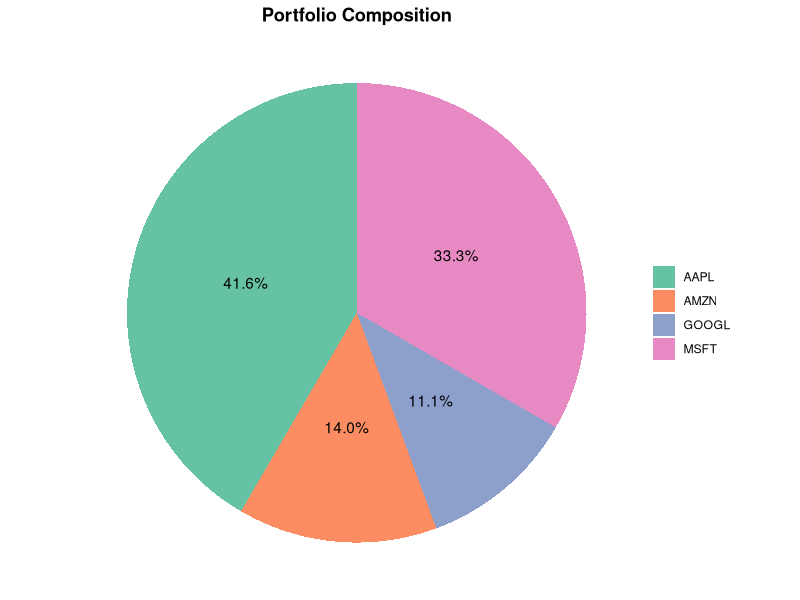
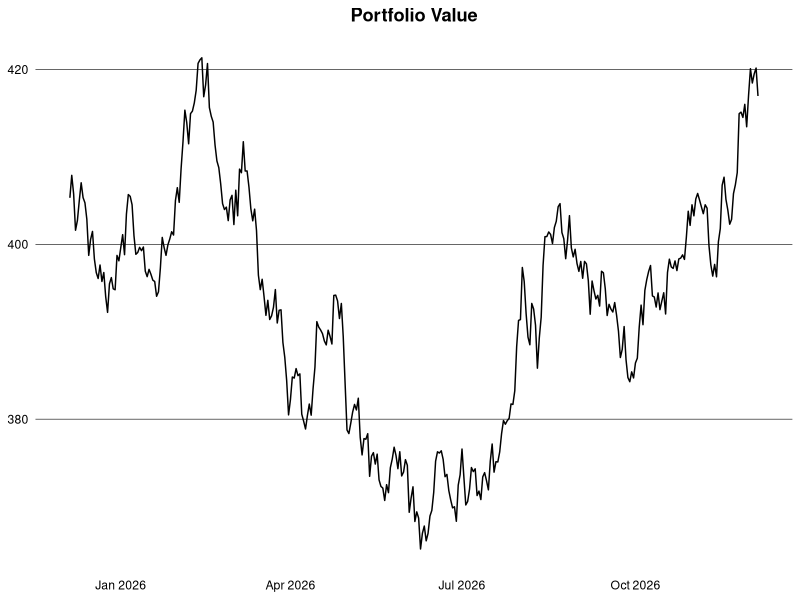
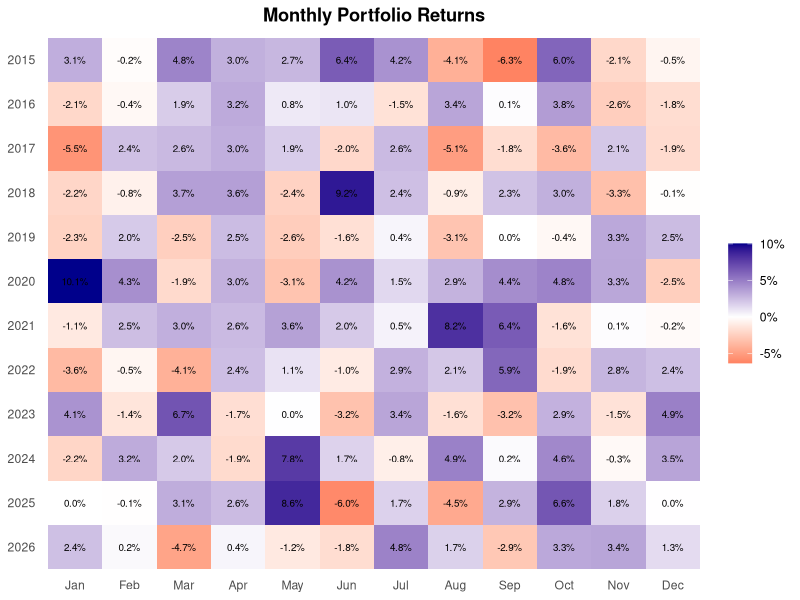
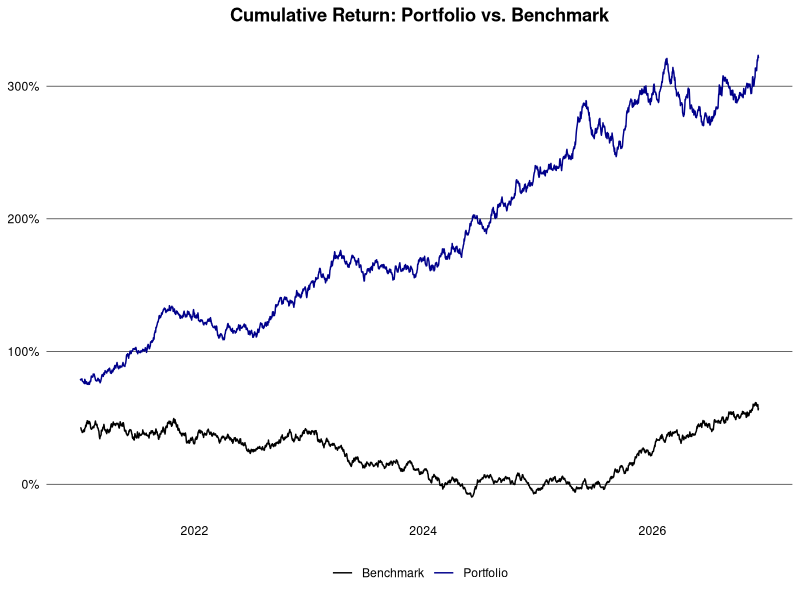
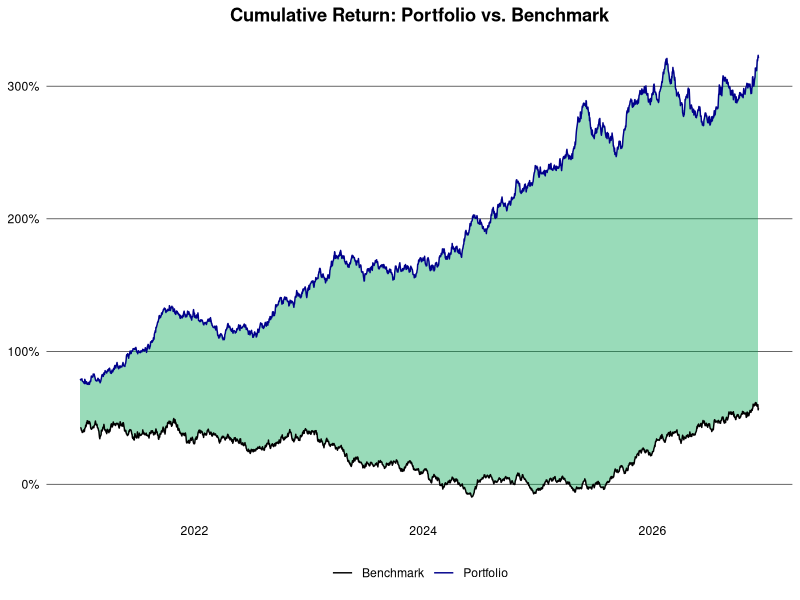
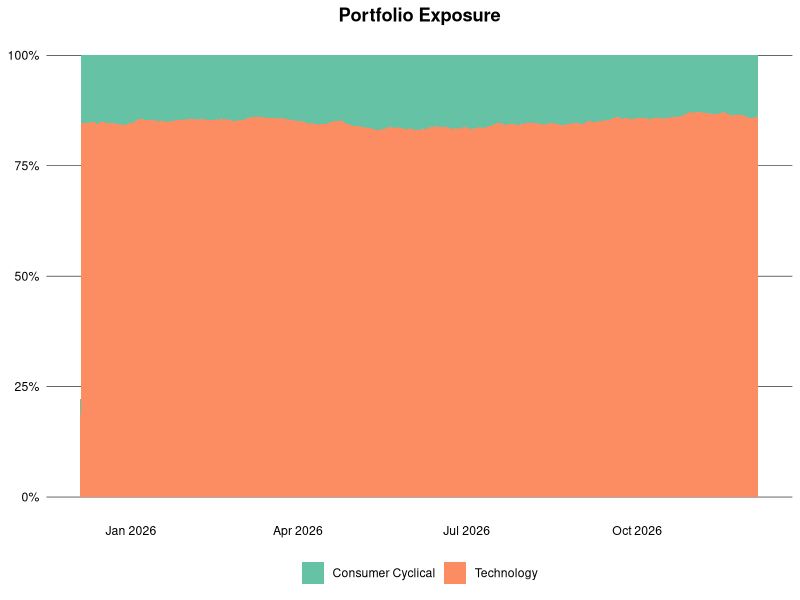

The R source for these figures, in order: (Note: this script raises an error after producing the figures.)
## ---- chunk 1
#| message: false
library(clock)
library(data.table)
library(ggplot2)
options(datatable.week = "sequential")
## ---- chunk 2
set.seed(1994)

generate_prices = function(ticker, start_date, end_date) {
  dates = seq(as.Date(start_date), as.Date(end_date), by = "1 day")
  n = length(dates)
  prices = cumprod(1 + rnorm(n, mean = 0.0005, sd = 0.01)) * 100
  data.table(ticker = ticker, date = dates, price = prices)
}

generate_benchmark = function(start_date, end_date) {
  dates = seq(as.Date(start_date), as.Date(end_date), by = "1 day")
  n = length(dates)
  prices = cumprod(1 + rnorm(n, mean = 0.0003, sd = 0.008)) * 3000
  data.table(ticker = "SP500", date = dates, price = prices)
}

ticker = c("AAPL", "GOOGL", "MSFT", "AMZN")
start_date = "2015-01-01"
end_date = Sys.Date()

dt = rbindlist(lapply(ticker, generate_prices, start_date, end_date))
alloc = data.table(
  ticker = ticker,
  weight = c(0.4, 0.3, 0.2, 0.1),
  sector = c("Technology", "Technology", "Technology", "Consumer Cyclical"),
  country = c("USA", "USA", "USA", "USA")
)
dt = dt[alloc, on = "ticker"]
head(dt)
## ---- chunk 3
holdings = dt |>
  _[,
    .(start_price = first(price), current_price = last(price), weight = first(weight)),
    by = ticker
  ] |>
  _[, let(
    value = current_price * weight,
    abs_change = current_price - start_price,
    rel_change = current_price / start_price - 1
  )] |>
  _[, rel_weight := value / sum(value)]
head(holdings)
## ---- chunk 4
#| dpi = 300
ggplot(holdings, aes(x = "", y = rel_weight, fill = ticker)) +
  geom_col(width = 1) +
  coord_polar(theta = "y") +
  geom_text(
    aes(label = scales::percent(rel_weight, accuracy = 0.1)),
    position = position_stack(vjust = 0.5)
  ) +
  scale_fill_brewer(palette = "Set2") +
  labs(title = "Portfolio Composition") +
  theme_void() +
  theme(
    plot.title = element_text(face = "bold", hjust = 0.5),
    legend.title = element_blank()
  )
## ---- chunk 5
logret = function(x) {
  x = log(x)
  x - shift(x)
}

dt = dt |>
  setorder(ticker, date) |>
  _[, let(ret = price / shift(price) - 1, log_ret = logret(price)), by = ticker] |>
  na.omit("ret") |>
  _[, let(wret = ret * weight, value = price * weight)]
head(dt)
## ---- chunk 6
#| dpi = 300
dt |>
  _[date >= add_months(end_date, -12L), .(value = sum(value)), by = date] |>
  ggplot(aes(x = date, y = value)) +
  geom_line() +
  theme_minimal() +
  theme(
    plot.title = element_text(face = "bold", hjust = 0.5),
    panel.grid.major.y = element_line(color = "black", linewidth = 0.2),
    panel.grid.major.x = element_blank(),
    panel.grid.minor = element_blank(),
    axis.text = element_text(color = "black"),
    axis.title = element_blank()
  ) +
  labs(title = "Portfolio Value")
## ---- chunk 7
ret_week = dt[, .(ret = prod(1 + ret) - 1), by = .(ticker, year(date), week(date))]
ret_month = dt[, .(ret = prod(1 + ret) - 1), by = .(ticker, yearmon(date))]
ret_year = dt[, .(ret = prod(1 + ret) - 1), by = .(ticker, year(date))]
head(ret_year)
## ---- chunk 8
port_daily = dt[, .(ret = sum(wret)), by = date]
port_ret_week = port_daily[, .(ret = prod(1 + ret) - 1), by = .(year(date), week(date))]
port_ret_month = port_daily[, .(ret = prod(1 + ret) - 1), by = .(yearmon(date))]
port_ret_year = port_daily[, .(ret = prod(1 + ret) - 1), by = year(date)]
head(port_ret_year)
## ---- chunk 9
#| dpi = 300
port_ret_month_dt = port_daily[,
  .(ret = prod(1 + ret) - 1),
  by = .(year = year(date), month = month(date))
]

ggplot(
  port_ret_month_dt,
  aes(x = factor(month), y = factor(year, levels = rev(unique(year))), fill = ret)
) +
  geom_tile() +
  geom_text(aes(label = scales::percent(ret, accuracy = 0.1)), size = 2.5) +
  scale_fill_gradient2(
    low = "#FF0000",
    mid = "white",
    high = "darkblue",
    midpoint = 0,
    labels = scales::label_percent()
  ) +
  scale_x_discrete(labels = month.abb) +
  labs(title = "Monthly Portfolio Returns") +
  theme_minimal() +
  theme(
    plot.title = element_text(face = "bold", hjust = 0.5),
    axis.title = element_blank(),
    panel.grid = element_blank(),
    legend.title = element_blank()
  )
## ---- chunk 10
bmr = generate_benchmark(start_date, end_date) |>
  setorder(date) |>
  _[, ret := price / shift(price) - 1] |>
  na.omit("ret")

port = dt |>
  _[, .(ret = sum(wret), ticker = "Portfolio"), by = date] |>
  rbind(bmr[, .(ticker, date, ret)]) |>
  setorder(ticker, date) |>
  _[, cum_ret := cumprod(1 + ret) - 1, by = ticker] |>
  _[, ticker := replace(ticker, ticker != "Portfolio", "Benchmark")]
## ---- chunk 11
#| dpi = 300
port |>
  _[date > "2021-01-01"] |>
  ggplot(aes(x = date, y = cum_ret, color = ticker)) +
  geom_line() +
  theme_minimal() +
  theme(
    plot.title = element_text(face = "bold", hjust = 0.5),
    panel.grid.major.y = element_line(color = "black", linewidth = 0.2),
    panel.grid.major.x = element_blank(),
    panel.grid.minor = element_blank(),
    axis.text = element_text(color = "black"),
    axis.title = element_blank(),
    legend.title = element_blank(),
    legend.position = "bottom"
  ) +
  scale_color_manual(values = c("Portfolio" = "darkblue", "Benchmark" = "black")) +
  scale_y_continuous(labels = scales::label_percent(accuracy = 1)) +
  labs(title = "Cumulative Return: Portfolio vs. Benchmark")
## ---- chunk 12
#| dpi = 300
perf = port |>
  dcast(date ~ ticker, value.var = "cum_ret") |>
  setnames(tolower) |>
  _[, diff := portfolio - benchmark]

perf |>
  _[date > "2021-01-01"] |>
  ggplot(aes(x = date)) +
  geom_ribbon(
    aes(
      ymin = pmin(portfolio, benchmark),
      ymax = pmax(portfolio, benchmark),
      fill = diff > 0
    ),
    alpha = 0.4,
    show.legend = FALSE
  ) +
  geom_line(aes(y = portfolio, color = "Portfolio")) +
  geom_line(aes(y = benchmark, color = "Benchmark")) +
  scale_color_manual(values = c("Portfolio" = "darkblue", "Benchmark" = "black")) +
  scale_fill_manual(values = c("TRUE" = "#00A651", "FALSE" = "#FF0000")) +
  scale_y_continuous(labels = scales::label_percent(accuracy = 1L)) +
  labs(title = "Cumulative Return: Portfolio vs. Benchmark") +
  theme_minimal() +
  theme(
    plot.title = element_text(face = "bold", hjust = 0.5),
    panel.grid.major.y = element_line(color = "black", linewidth = 0.2),
    panel.grid.major.x = element_blank(),
    panel.grid.minor = element_blank(),
    axis.text = element_text(color = "black"),
    axis.title = element_blank(),
    legend.title = element_blank(),
    legend.position = "bottom"
  )
## ---- chunk 13
exposure = dt |>
  _[, .(value = sum(value)), by = .(date, sector)] |>
  _[, weight := value / sum(value), by = date]
head(exposure)
## ---- chunk 14
#| dpi = 300
exposure |>
  _[date >= add_months(end_date, -12L)] |>
  ggplot(aes(x = date, y = weight, fill = sector)) +
  geom_area() +
  scale_y_continuous(labels = scales::label_percent()) +
  scale_fill_brewer(palette = "Set2") +
  labs(title = "Portfolio Exposure") +
  theme_minimal() +
  theme(
    plot.title = element_text(face = "bold", hjust = 0.5),
    panel.grid.major.y = element_line(color = "black", linewidth = 0.2),
    panel.grid.major.x = element_blank(),
    panel.grid.minor = element_blank(),
    axis.text = element_text(color = "black"),
    axis.title = element_blank(),
    legend.title = element_blank(),
    legend.position = "bottom"
  )
## ---- chunk 15
vola = dt |>
  _[, .(daily_vola = sd(log_ret)), by = .(ticker, year(date))] |>
  _[, let(
    weekly_vola = daily_vola * sqrt(5),
    monthly_vola = daily_vola * sqrt(21),
    yearly_vola = daily_vola * sqrt(252)
  )]
head(vola)
## ---- chunk 16
#| dpi = 300
window = 63L # ~3 months
port_daily = dt[, .(ret = sum(wret)), by = date]
port_daily[, roll_vola := frollsd(ret, window) * sqrt(252)]

port_daily |>
  na.omit("roll_vola") |>
  ggplot(aes(x = date, y = roll_vola)) +
  geom_line() +
  scale_y_continuous(labels = scales::label_percent()) +
  labs(title = "Rolling Annualized Volatility (63-day)") +
  theme_minimal() +
  theme(
    plot.title = element_text(face = "bold", hjust = 0.5),
    panel.grid.major.y = element_line(color = "black", linewidth = 0.2),
    panel.grid.major.x = element_blank(),
    panel.grid.minor = element_blank(),
    axis.text = element_text(color = "black"),
    axis.title = element_blank()
  )
## ---- chunk 17
rf = 0.04 / 252 # daily risk-free rate (assuming 4% annual)
port_daily = dt[, .(ret = sum(wret)), by = date]
sharpe = port_daily[, (mean(ret) - rf) / sd(ret) * sqrt(252)]
sharpe
## ---- chunk 18
sortino = port_daily[, (mean(ret) - rf) / sqrt(mean(pmin(ret - rf, 0)^2)) * sqrt(252)]
sortino
## ---- chunk 19
#| dpi = 300
port_daily[, roll_sharpe := (frollmean(ret, window) - rf) / frollsd(ret, window) * sqrt(252)]

port_daily |>
  na.omit("roll_sharpe") |>
  ggplot(aes(x = date, y = roll_sharpe)) +
  geom_line() +
  geom_hline(yintercept = 0, linewidth = 0.3) +
  labs(title = "Rolling Sharpe Ratio (63-day)") +
  theme_minimal() +
  theme(
    plot.title = element_text(face = "bold", hjust = 0.5),
    panel.grid.major.y = element_line(color = "black", linewidth = 0.2),
    panel.grid.major.x = element_blank(),
    panel.grid.minor = element_blank(),
    axis.text = element_text(color = "black"),
    axis.title = element_blank()
  )
## ---- chunk 20
port_daily[, .(VaR_95 = quantile(ret, 0.05), VaR_99 = quantile(ret, 0.01))]
## ---- chunk 21
port_daily[, .(
  CVaR_95 = mean(ret[ret <= quantile(ret, 0.05)]),
  CVaR_99 = mean(ret[ret <= quantile(ret, 0.01)])
)]
## ---- chunk 22
wgt = alloc$weight
cov_mat = dt |>
  dcast(date ~ ticker, value.var = "log_ret") |>
  _[, date := NULL] |>
  cov(use = "pairwise.complete.obs")
port_risk = as.numeric(sqrt(t(wgt) %*% cov_mat %*% wgt))
port_risk
## ---- chunk 23
drawdown = copy(dt) |>
  _[, cum_ret := cumprod(1 + ret) - 1, by = ticker] |>
  _[, drawdown := (1 + cum_ret) / cummax(1 + cum_ret) - 1, by = ticker]
head(drawdown)
## ---- chunk 24
drawdown = dt |>
  _[, .(wret = sum(wret)), by = date] |>
  _[, cum_ret := cumprod(1 + wret) - 1] |>
  _[, drawdown := (1 + cum_ret) / cummax(1 + cum_ret) - 1]
head(drawdown)
## ---- chunk 25
drawdown[drawdown < 0, .(min_drawdown = min(drawdown), avg_drawdown = mean(drawdown))]
## ---- chunk 26
calmar = port_daily[, (mean(ret) * 252) / abs(drawdown[, min(drawdown)])]
calmar
## ---- chunk 27
te = dt |>
  _[, .(port_ret = sum(wret)), by = date] |>
  _[bmr[, .(date, bmr_ret = ret)], on = "date", nomatch = NULL] |>
  _[, diff := port_ret - bmr_ret]

te[, .(
  daily_te = sd(diff),
  annual_te = sd(diff) * sqrt(252)
)]
## ---- chunk 28
te[, mean(diff) / sd(diff) * sqrt(252)]
## ---- chunk 29
fit = te[, lm(port_ret ~ bmr_ret)]
coefs = coef(fit)
data.table(alpha = coefs[1L] * 252, beta = coefs[2L])
## ---- chunk 30
cor_mat = dt |>
  dcast(date ~ ticker, value.var = "log_ret") |>
  _[, date := NULL] |>
  cor(use = "pairwise.complete.obs")
round(cor_mat, 3)
## ---- chunk 31
#| dpi = 300
cor_dt = as.data.table(cor_mat, keep.rownames = "ticker1") |>
  melt(id.vars = "ticker1", variable.name = "ticker2", value.name = "cor")

ggplot(cor_dt, aes(x = ticker1, y = ticker2, fill = cor)) +
  geom_tile() +
  geom_text(aes(label = round(cor, 2)), size = 3) +
  scale_fill_gradient2(low = "#FF0000", mid = "white", high = "darkblue", midpoint = 0) +
  labs(title = "Correlation Matrix") +
  theme_minimal() +
  theme(
    plot.title = element_text(face = "bold", hjust = 0.5),
    axis.title = element_blank(),
    panel.grid = element_blank()
  )
